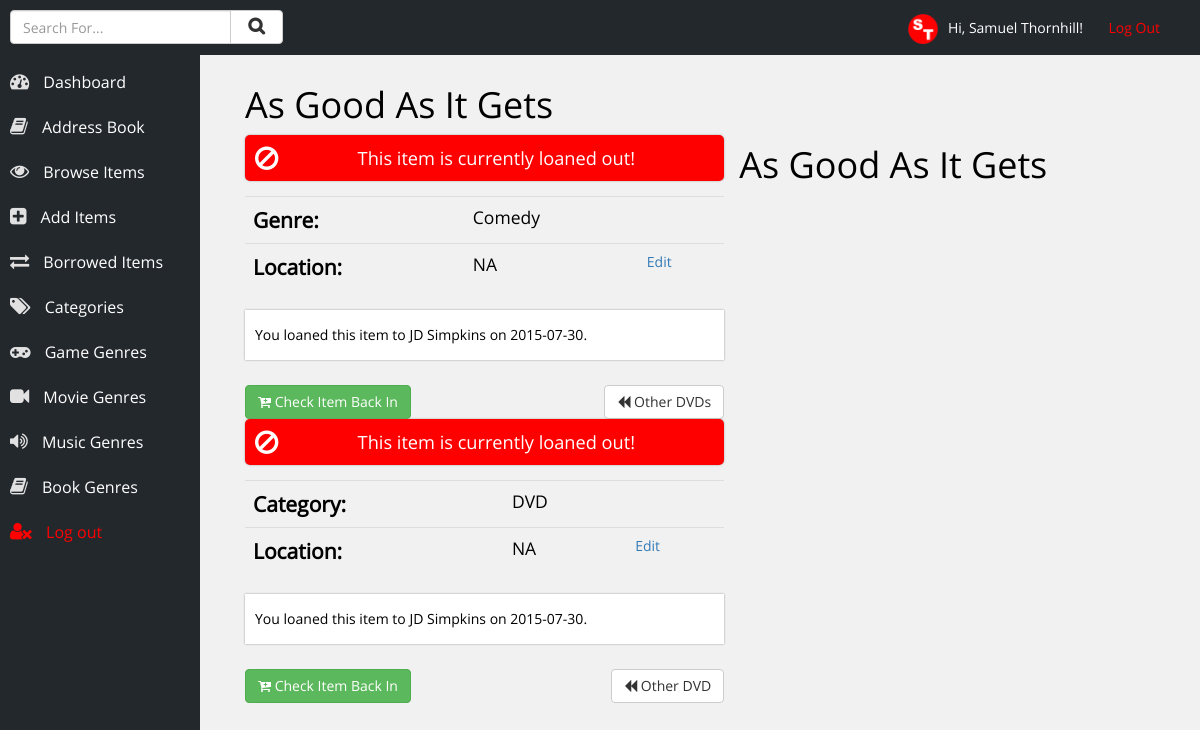
The app's page /item.php?id=42 (signed in) with its own data.
### tables this page shows
CREATE TABLE IF NOT EXISTS `users` (
  `id` int(10) NOT NULL AUTO_INCREMENT,
  `username` varchar(20) NOT NULL,
  `name` varchar(50) NOT NULL,
  `password` varchar(12) NOT NULL,
  PRIMARY KEY (`id`)
);

CREATE TABLE IF NOT EXISTS `items` (
  `id` int(25) NOT NULL AUTO_INCREMENT,
  `item_name` varchar(200) NOT NULL,
  `item_category` int(3) NOT NULL,
  `genre` varchar(50) NOT NULL,
  `type` varchar(50) NOT NULL,
  `album` varchar(100) NOT NULL,
  `track` int(3) NOT NULL,
  `artist` varchar(100) NOT NULL,
  `location` varchar(100) NOT NULL,
  `borrowed` int(1) NOT NULL,
  `author` varchar(100) NOT NULL,
  `isbn` varchar(30) NOT NULL,
  PRIMARY KEY (`id`)
);

CREATE TABLE IF NOT EXISTS `movie_genre` (
  `id` int(11) NOT NULL AUTO_INCREMENT,
  `genre_name` varchar(50) NOT NULL,
  PRIMARY KEY (`id`)
);

CREATE TABLE IF NOT EXISTS `contacts` (
  `id` int(11) NOT NULL AUTO_INCREMENT,
  `fname` varchar(50) NOT NULL,
  `lname` varchar(50) NOT NULL,
  `email` varchar(200) NOT NULL,
  `phone` varchar(20) NOT NULL,
  `house_number` varchar(150) NOT NULL,
  `town` varchar(100) NOT NULL,
  `city` varchar(100) NOT NULL,
  `post_code` varchar(25) NOT NULL,
  `borrowed` int(1) NOT NULL,
  `notes` varchar(2000) NOT NULL,
  PRIMARY KEY (`id`)
);

CREATE TABLE IF NOT EXISTS `borrowed` (
  `id` int(11) NOT NULL AUTO_INCREMENT,
  `title` int(15) NOT NULL,
  `borrowed_by` int(5) NOT NULL,
  `date_borrowed` date NOT NULL,
  PRIMARY KEY (`id`)
);

CREATE TABLE IF NOT EXISTS `categories` (
  `id` int(11) NOT NULL AUTO_INCREMENT,
  `category` varchar(150) NOT NULL,
  PRIMARY KEY (`id`)
);

### inc/account-info.php (called while the page is built, shortened)
<?php
	$loggedIn = $_SESSION['username'];
	$result = mysqli_query($con, "SELECT * FROM users WHERE username = '$loggedIn'");
	while ($row = mysqli_fetch_array($result)) {
		$name = $row['name'];
	}
?>

### item.php (the view, shortened to what this page needs)
<?php
	include ('inc/db_con.php');
	include ('inc/account-info.php');
	include ('inc/head.php');
?>
<?php
	$item = $_GET['id'];
	$result = mysqli_query($con, "SELECT * FROM items WHERE id='$item'");
	while ($row = mysqli_fetch_array($result)) {
		$category = $row['item_category'];
	}
?>
	<div class="row content-area">
		<div class="col-xs-11">
			<?php
				if($category==4||$category==5) {
					include('inc/results/single-movie-info.php');
				}
				if($category>7) {
					include('inc/results/single-other-info.php');
				}
			?>
		</div>
	</div>
<?php include ('inc/footer.php'); ?>

### inc/head.php (shortened to what this page needs)
<!DOCTYPE html>
<html lang="en">
<head>
	<link rel="stylesheet" href="css/bootstrap.min.css" />
	<link rel="stylesheet" href="css/main.css" />
	<link rel="stylesheet" href="css/font-awesome.min.css" />
</head>
<body>
<div class="container-fluid">
	<header>
		<p class="log-out"><img style="max-height:30px; margin-right:10px;" src="images/logo.png" alt="Samuel Thornhill" />Hi, <?php echo $name; ?>! &nbsp; &nbsp; &nbsp; <a href="handlers/log-out.php">Log Out</a></p>
		<div class="row">
			<div class="col-xs-3">
				<p style="">
					<form action="search-results.php" method="POST">
						<div class="input-group">
							<input type="text" class="form-control" name="term" placeholder="Search For..." />
							<span class="input-group-btn">
								<button class="btn btn-default" style="margin-top:-20px;" type="submit" name="submit"><i class="fa fa-search" style="font-weight:bold; padding-left:5px; padding-right:5px; font-size:125%;"></i></button>
							</span>
						</div>
					</form>
				</p>
			</div>
		</div>
	</header>
	<div class="navigation">
		<ul>
			<li><a href="index.php"><i class="fa fa-tachometer"></i> Dashboard</a></li>
			<li><a href="contacts.php"><i class="fa fa-book"></i> Address Book</a></li>
			<li><a href="choose-category.php"><i class="fa fa-eye"></i> Browse Items</a></li>
			<li><a href="add-item.php"><i class="fa fa-plus-square"></i> Add Items</a></li>
			<li><a href="borrowed.php"><i class="fa fa-exchange"></i> Borrowed Items</a></li>
			<li><a href="categories.php"><i class="fa fa-tags"></i> Categories</a></li>
			<li><a href="genre.php?genre=Game"><i class="fa fa-gamepad"></i> Game Genres</a></li>
			<li><a href="genre.php?genre=Movie"><i class="fa fa-video-camera"></i> Movie Genres</a></li>
			<li><a href="genre.php?genre=Music"><i class="fa fa-volume-up"></i> Music Genres</a></li>
			<li><a href="genre.php?genre=Book"><i class="fa fa-book"></i> Book Genres</a></li>
			<li><a style="color:red;" href="handlers/log-out.php"><i style="color:red;" class="fa fa-user-times"></i> Log out</a></li>
		</ul>
	</div>

### inc/results/single-movie-info.php (shortened to what this page needs)
<?php
	$item = $_GET['id'];
	$result = mysqli_query($con, "SELECT * FROM items WHERE id='$item'");
	while ($row = mysqli_fetch_array($result)) {
		$title = $row['item_name'];
		$item_category = $row['item_category'];
		$genreNumber = $row['genre'];
		$location = $row['location'];
		$borrowed = $row['borrowed'];
		$loanedOut = false;
	}
	$getCategoryName = mysqli_query($con, "SELECT * FROM categories WHERE id='$item_category'");
	while ($row = mysqli_fetch_array($getCategoryName)) {
		$category = $row['category'];
	}
	$getCategory = mysqli_query($con, "SELECT * FROM movie_genre WHERE id='$genreNumber'");
	while ($row = mysqli_fetch_array($getCategory)) {
		$genreName = $row['genre_name'];
	}
	if($borrowed>0) {
		$loanedOut = true;
		$getLoanedToNumber = mysqli_query($con, "SELECT * FROM borrowed WHERE title='$item'");
		while ($row = mysqli_fetch_array($getLoanedToNumber)) {
			$loanedToNumber = $row['borrowed_by'];
			$dateBorrowed = $row['date_borrowed'];
		}
		$getLoanedToName = mysqli_query($con, "SELECT * FROM contacts WHERE id='$loanedToNumber'");
		while ($row = mysqli_fetch_array($getLoanedToName)) {
			$ltfname = $row['fname'];
			$ltlname = $row['lname'];
			$loanedTo = $ltfname . ' ' . $ltlname;
		}
	}
?>
<h1 style="margin-left:15px;"><?php echo $title; ?></h1>
<div class="col-xs-7">
<?php
	if($loanedOut==true) {
		echo '<div class="section" style="color:white; background-color:red; border-radius:5px; text-align:center; font-size:130%;">';
			echo '<i class="fa fa-ban" style="float:left; font-size:150%;"></i><p style="padding:0px;">This item is currently loaned out!</p>';
		echo '</div>';
	}
?>
	<table class="table" style="margin-top:15px;">
		<tr>
			<td class="lg-bold">Genre:</td>
			<td class="lg"><?php echo $genreName; ?></td>
			<td></td>
		</tr>
		<tr>
			<td class="lg-bold">Location:</td>
			<td class="lg"><?php echo $location; ?></td>
			<td><a href="#" onclick="locationModal()">Edit</a></td>
		</tr>
	</table>
	<?php
		if($loanedOut==true) {
			echo '<div class="section" style="margin-bottom:25px;"><p>You loaned this item to ' . $loanedTo . ' on ' . $dateBorrowed . '.</p></div>';
		}
	?>
<?php
	if($loanedOut==false) {
		echo '<button class="btn btn-danger" onclick="deleteItem()"><i class="fa fa-times"></i> Delete</button>';
		echo '<button class="btn btn-success" style="margin-left:20px;" onclick="loanItem()"><i class="fa fa-external-link"></i>  Loan This Item</button>';
	}
	else {
		echo '<button class="btn btn-success" onclick="checkIn()"><i class="fa fa-cart-plus"></i> Check Item Back In</button>';
	}
?>
<button class="btn btn-default" style="float:right;" onclick="location.href='items.php?category=<?php echo $item_category; ?>'"><i class="fa fa-backward"></i>  Other <?php echo $category . 's'; ?></button>
</div>

### inc/results/single-other-info.php (shortened to what this page needs)
<?php
	$item = $_GET['id'];
	$result = mysqli_query($con, "SELECT * FROM items WHERE id='$item'");
	while ($row = mysqli_fetch_array($result)) {
		$title = $row['item_name'];
		$item_category = $row['item_category'];
		$location = $row['location'];
		$borrowed = $row['borrowed'];
		$loanedOut = false;
	}
	$getCategoryName = mysqli_query($con, "SELECT * FROM categories WHERE id='$item_category'");
	while ($row = mysqli_fetch_array($getCategoryName)) {
		$category = $row['category'];
	}
	if($borrowed>0) {
		$loanedOut = true;
		$getLoanedToNumber = mysqli_query($con, "SELECT * FROM borrowed WHERE title='$item'");
		while ($row = mysqli_fetch_array($getLoanedToNumber)) {
			$loanedToNumber = $row['borrowed_by'];
			$dateBorrowed = $row['date_borrowed'];
		}
		$getLoanedToName = mysqli_query($con, "SELECT * FROM contacts WHERE id='$loanedToNumber'");
		while ($row = mysqli_fetch_array($getLoanedToName)) {
			$ltfname = $row['fname'];
			$ltlname = $row['lname'];
			$loanedTo = $ltfname . ' ' . $ltlname;
		}
	}
?>
<h1 style="margin-left:15px;"><?php echo $title; ?></h1>
<div class="col-xs-7">
<?php
	if($loanedOut==true) {
		echo '<div class="section" style="color:white; background-color:red; border-radius:5px; text-align:center; font-size:130%;">';
			echo '<i class="fa fa-ban" style="float:left; font-size:150%;"></i><p style="padding:0px;">This item is currently loaned out!</p>';
		echo '</div>';
	}
?>
	<table class="table" style="margin-top:15px;">
		<tr>
			<td class="lg-bold">Category:</td>
			<td class="lg"><?php echo $category; ?></td>
			<td></td>
		<tr>
			<td class="lg-bold">Location:</td>
			<td class="lg"><?php echo $location; ?></td>
			<td><a href="#" onclick="locationModal()">Edit</a></td>
		</tr>
	</table>
	<?php
		if($loanedOut==true) {
			echo '<div class="section" style="margin-bottom:25px;"><p>You loaned this item to ' . $loanedTo . ' on ' . $dateBorrowed . '.</p></div>';
		}
	?>
<?php
	if($loanedOut==false) {
		echo '<button class="btn btn-danger" onclick="deleteItem()"><i class="fa fa-times"></i> Delete</button>';
		echo '<button class="btn btn-success" style="margin-left:20px;" onclick="loanItem()"><i class="fa fa-external-link"></i>  Loan This Item</button>';
	}
	else {
		echo '<button class="btn btn-success" onclick="checkIn()"><i class="fa fa-cart-plus"></i> Check Item Back In</button>';
	}
?>
<button class="btn btn-default" style="float:right;" onclick="location.href='items.php?category=<?php echo $item_category; ?>'"><i class="fa fa-backward"></i>  Other <?php echo $category; ?></button>
</div>

### css/main.css (style rules this page uses)
body { font-size: 14px; font-family: open-sans; background-color: #f1f1f1; color: black; }
header { width: 100%; background-color: #23282D; height: 55px; line-height: 55px; position: fixed; top: 0px; left: 0px; color: white; z-index: 99; padding-left: 10px; padding-right: 10px; }
header .log-out { float: right; margin-right: 30px; }
header .log-out a { text-decoration: none; color: red; }
.navigation { background-color: #23282D; width: 200px; height: 100%; float: left; position: fixed; top: 0px; left: 0px; padding-top: 40px; color: white; font-size: 16px; }
.navigation ul { list-style-type: none; margin: 0px; padding: 0px; margin-top: 20px; }
.navigation ul li { margin: 0px; padding: 0px; }
.navigation ul li a { color: white; text-decoration: none; height: 45px; line-height: 45px; display: block; padding-left: 10px; }
.navigation ul li a .fa { padding-right: 10px; font-size: 120%; color: #e1e1e1; }
.content-area { margin-left: 200px; padding-top: 65px; margin-bottom: 50px; }
.section { background-color: white; box-shadow: 0px 0px 2px #999; padding: 10px; }
.section p { margin: 0px; padding: 5px 0px 5px 0px; }
.lg-bold { font-weight: bold; font-size: 150%; }
.lg { font-size: 125%; margin-top: 5px; }

### records on screen
users: name "Samuel Thornhill"
items: item_name "As Good As It Gets", location "NA"
movie_genre: genre_name "Comedy"
contacts: loanedTo "JD Simpkins"
borrowed: date_borrowed "2015-07-30"
categories: category "DVD"
